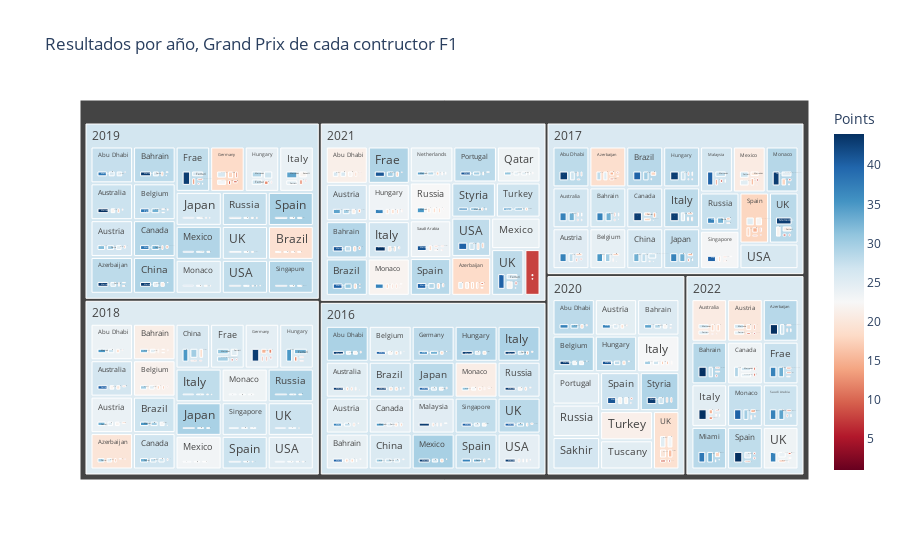

Notebook source saved alongside this figure:
### Code cell
figb.show()

### Figure 1 — Plotly figure (JSON) as saved in the notebook; plotly's stock layout.template omitted (floating-point values rounded to 4 significant figures; data arrays with more than 128 entries replaced by an {"elided": "..."} marker saying what was removed)
{"data": [{"branchvalues": "total", "customdata": {"elided": "983x1 float values"}, "domain": {"x": [0, 1], "y": [0, 1]}, "hovertemplate": "labels=%{label}<br>Points_sum=%{value}<br>parent=%{parent}<br>id=%{id}<br>Points=%{color}<extra></extra>", "ids": {"elided": "983 str values"}, "labels": {"elided": "983 str values"}, "marker": {"coloraxis": "coloraxis", "colors": {"elided": "983 float values"}}, "name": "", "parents": {"elided": "983 str values"}, "type": "treemap", "values": {"elided": "983 int values"}}], "layout": {"autosize": true, "coloraxis": {"colorbar": {"title": {"text": "Points"}}, "colorscale": [[0, "rgb(103,0,31)"], [0.1, "rgb(178,24,43)"], [0.2, "rgb(214,96,77)"], [0.3, "rgb(244,165,130)"], [0.4, "rgb(253,219,199)"], [0.5, "rgb(247,247,247)"], [0.6, "rgb(209,229,240)"], [0.7, "rgb(146,197,222)"], [0.8, "rgb(67,147,195)"], [0.9, "rgb(33,102,172)"], [1, "rgb(5,48,97)"]]}, "legend": {"tracegroupgap": 0}, "title": {"text": "Resultados por año, Grand Prix de cada contructor F1 "}}}
